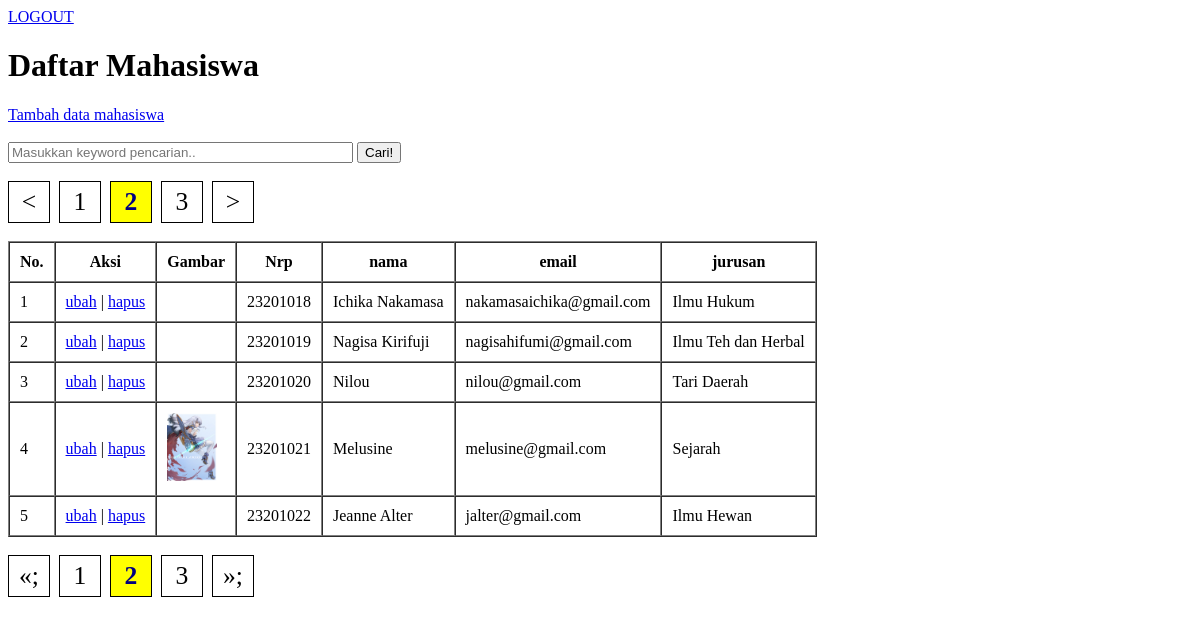
/pertemuan18/index.php?halaman=2 (signed in), run on the app's committed database.
### tables this page shows
create table mahasiswa (
    id int primary key auto_increment,
    nama varchar(100),
    nrp varchar(10),
    email varchar(100),
    jurusan varchar(100),
    gambar varchar(100)
);

### pertemuan18/functions.php (called while the page is built, shortened)
<?php
$conn = mysqli_connect("localhost", "root", "", "phpdasar");
function query($query){
    global $conn;
    $result = mysqli_query($conn, $query);
    $rows = [];
    while ($row = mysqli_fetch_assoc($result)){
        $rows[] = $row;
    }
    return $rows;
}
function pagination($jumlahDataPerHalaman){
    $jumlahData = count(query("SELECT * FROM mahasiswa"));
    $jumlahHalaman = ceil($jumlahData / $jumlahDataPerHalaman);
    $halamanAktif = ( isset($_GET["halaman"]) ) ? $_GET["halaman"] : 1;
    $awalData = ( $jumlahDataPerHalaman * $halamanAktif ) - $jumlahDataPerHalaman;
    $mahasiswa = query("SELECT * FROM mahasiswa LIMIT $awalData, $jumlahDataPerHalaman");
    return array('mahasiswa' => $mahasiswa, 'jumlahHalaman' => $jumlahHalaman, 'halamanAktif' => $halamanAktif);
}
?>

### pertemuan18/index.php (the view, shortened to what this page needs)
<?php
$dataPagination = pagination(5);
$mahasiswa = $dataPagination["mahasiswa"];
$jumlahHalaman = $dataPagination["jumlahHalaman"];
$halamanAktif = $dataPagination["halamanAktif"];
?>
<!DOCTYPE html>
<html lang="en">
<head>
</head>
<body>
    <a href="logout.php">LOGOUT</a>
    <h1>Daftar Mahasiswa</h1>
    <a href="tambah.php">Tambah data mahasiswa</a>
    <br><br>
    <form action="" method="post">
        <input type="text" name="keyword" size="40" autofocus placeholder="Masukkan keyword pencarian.." autocomplete="off">
        <button type="submit" name="cari">Cari!</button>
    </form>
    <br>
    <?php if($halamanAktif > 1) : ?>
        <a href="?halaman=<?= $halamanAktif-1 ?>" class="page">&lt;</a>
    <?php endif; ?>
    <?php for($i = 1; $i <= $jumlahHalaman; $i++) : ?>
        <?php if($i == $halamanAktif) : ?>
            <a href="?halaman=<?= $i; ?>" class="current page" > <?= $i ?> </a>
        <?php else : ?>
            <a href="?halaman=<?= $i; ?>" class="page" > <?= $i ?> </a>
        <?php endif; ?>
    <?php endfor; ?>
    <?php if($halamanAktif < $jumlahHalaman) : ?>
        <a href="?halaman=<?= $halamanAktif+1 ?>" class="page">&gt;</a>
    <?php endif; ?>
    <br> <br>
    <table border="1" cellpadding="10" cellspacing="0">
        <tr>
            <th>No.</th>
            <th>Aksi</th>
            <th>Gambar</th>
            <th>Nrp</th>
            <th>nama</th>
            <th>email</th>
            <th>jurusan</th>
        </tr>
        <?php $ctr=1; ?>
        <?php foreach($mahasiswa as $row) : ?>
        <tr>
            <td><?= $ctr; ?></td>
            <td>
                <a href="ubah.php?id=<?= $row["id"]; ?>">ubah</a> |
                <a href="hapus.php?id=<?= $row["id"]; ?>" onclick="return confirm('yakin?')">hapus</a>
            </td>
            <td><img src="img/<?php echo $row["gambar"]; ?>" alt="" width="50"></td>
            <td><?= $row["nrp"]; ?></td>
            <td><?= $row["nama"]; ?></td>
            <td><?= $row["email"]; ?></td>
            <td><?= $row["jurusan"]; ?></td>
        </tr>
        <?php $ctr++; ?>
        <?php endforeach; ?>
    </table>
    <br>
    <?php if($halamanAktif > 1) : ?>
        <a href="?halaman=<?= $halamanAktif-1 ?>" class="page">&laquo;;</a>
    <?php endif; ?>
    <?php for($i = 1; $i <= $jumlahHalaman; $i++) : ?>
        <?php if($i == $halamanAktif) : ?>
            <a href="?halaman=<?= $i; ?>" class="current page" > <?= $i ?> </a>
        <?php else : ?>
            <a href="?halaman=<?= $i; ?>" class="page" > <?= $i ?> </a>
        <?php endif; ?>
    <?php endfor; ?>
    <?php if($halamanAktif < $jumlahHalaman) : ?>
        <a href="?halaman=<?= $halamanAktif+1 ?>" class="page">&raquo;;</a>
    <?php endif; ?>
</body>
</html>

### pertemuan18/index.php (style rules this page uses)
.page { display: inline-block; font-size: 1.6rem; border: 1px solid black; text-decoration: none; text-align: center; width: 40px; height: 40px; line-height: 40px; margin-right: 5px; color: black; }
.current { font-weight: bold; background-color: yellow; color: navy; }

### data on the page
mahasiswa: nrp "23201018", nama "Ichika Nakamasa", email "nakamasaichika@gmail.com", jurusan "Ilmu Hukum"
mahasiswa: nrp "23201019", nama "Nagisa Kirifuji", email "nagisahifumi@gmail.com", jurusan "Ilmu Teh dan Herbal"
mahasiswa: nrp "23201020", nama "Nilou", email "nilou@gmail.com", jurusan "Tari Daerah"
mahasiswa: gambar (picture), nrp "23201021", nama "Melusine", email "melusine@gmail.com", jurusan "Sejarah"
mahasiswa: nrp "23201022", nama "Jeanne Alter", email "jalter@gmail.com", jurusan "Ilmu Hewan"
